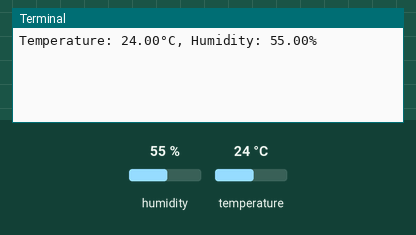
A program run on a simulated Raspberry Pi (BCM pin numbers). Shown: the last lines printed to the terminal. The test bench sets the inputs (shaded band); at power-on: humidity 55 %, temperature 24 °C.

Above: at 1.2 s.
1.3 s: humidity set to 22 %
At 4.1 s:
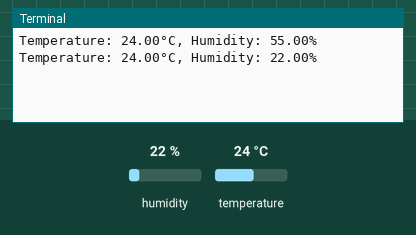
4.7 s: temperature set to 12 °C
At 7.0 s:
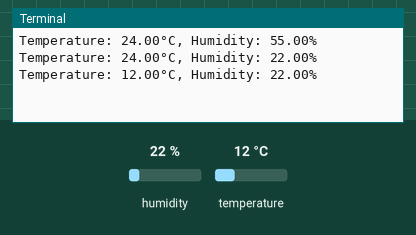
8.1 s: humidity set to 40 %
At 8.6 s:
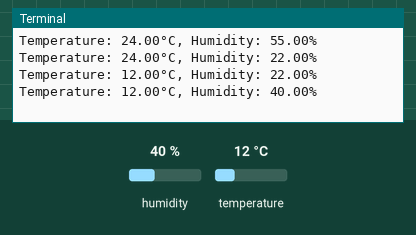
Timing chart, 0 to 11.1 s (numbered marks = the images above; inputs shaded):
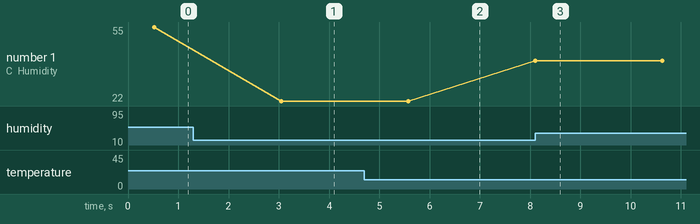

The program:

dht22.py
```python
import Adafruit_DHT
import time
import sqlite3
#import rpi.GPIO as GPIO
# Set the GPIO pin you connected the DHT22 data pin to
DHT_SENSOR = Adafruit_DHT.DHT22

DHT_PIN = 17  # Change this to match your GPIO pin

# Function to insert data into the database
def insert_data(temperature, humidity):
    try:
        conn = sqlite3.connect('temperature.db')
        cursor = conn.cursor()
        cursor.execute("INSERT INTO temperature (temp_c, humidity) VALUES (?, ?)", (temperature, humidity))
        conn.commit()
        conn.close()
    except Exception as e:
        print(f"Error inserting data into the database: {str(e)}")

def setup_DHT():
    # DHT22 sensor setup
    DHT_SENSOR = Adafruit_DHT.DHT22
    DHT_PIN = 17  # Change this to match your GPIO pin
    return DHT_SENSOR, DHT_PIN # is this useful?


# Function to read sensor data
def read_sensor_data(DHT_SENSOR,DHT_PIN):
    humidity, temperature = Adafruit_DHT.read_retry(DHT_SENSOR, DHT_PIN)
    return humidity, temperature

if __name__ == '__main__':
    try:
        DHT_SENSOR, DHT_PIN = setup_DHT()
        while True:
            humidity, temperature = read_sensor_data(DHT_SENSOR, DHT_PIN)
            if humidity is not None and temperature is not None:
                print(f"Temperature: {temperature:.2f}°C, Humidity: {humidity:.2f}%")

                # Insert data into the database
                # insert_data(temperature, humidity)

            else:
                print("Failed to retrieve data from DHT sensor")
            time.sleep(2)  # Read data every 2 seconds

    except KeyboardInterrupt:
        pass
```

Measured:
- after the input at 1.3 s, the terminal: prints a new line after 1.8 s (image 1)
- after the input at 4.7 s, the terminal: prints a new line after 0.88 s (image 2)
- after the input at 8.1 s, the terminal: prints a new line at once (image 3)
- plotted number 1: 55 → 22 after the input at 1.3 s, 22 → 40 after the input at 8.1 s
